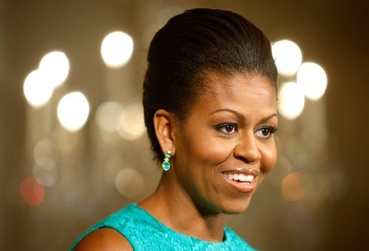
#> input picture test/images/Michelle-Obama-Getty.jpg, 369 x 251 px, shrunk from 480 x 327 before the run
$ python -i masks_to_pascalvoc.py   (imports and definitions only)
#> lines starting #> are read from the running program, lines starting #| are printed output that depends on the picture; after the words box and inside, x2 and y2 are one past the last pixel; in counts of white or black regions, pixels touching at a corner belong together
#> further down, picture is the input picture: shape (251, 369, 3); mean B, G, R 66.8, 100, 121.4
import os
from typing import MutableMapping
import cv2
import pandas as pd
from pathlib import Path
from pascal_voc_writer import Writer


# [45 lines left out: functions dir_png_files, display_image, read_image, show_contour_box, not called in this run]


def detect_contours(image, class_override=None, dual=False, debug=False):

#> called with dual = False, debug = False
    img_gray = cv2.cvtColor(image, cv2.COLOR_BGR2GRAY)
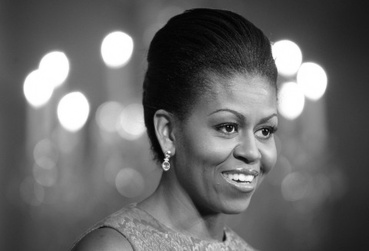
#> img_gray: shape (251, 369); min 1, max 255, mean 102.6
    ret, thresh = cv2.threshold(img_gray, 127, 255, 0)
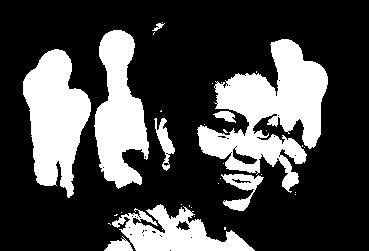
#> thresh: shape (251, 369); 27.9% white; 34 white regions (25 under 20 px)
    contours, hierarchy = cv2.findContours(thresh, cv2.RETR_TREE, cv2.CHAIN_APPROX_SIMPLE)
#> contours = 78 contours, 66 with area under 20; largest, box (x1, y1, x2, y2) and area: (197, 39, 328, 193) 9102, (23, 49, 91, 198) 6006, (94, 30, 149, 189) 5104, (112, 204, 255, 251) 3198, (221, 174, 264, 211) 626

    if len(contours) > 2:
        print("Found image with more than 2 contours.")

    img_w = img_gray.shape[1]
#> img_w = 369

    contours_data = []
    centers = []

    for cnt in contours:
        # x,y => left, top
        x, y, w, h = cv2.boundingRect(cnt)

        cnt_class = "human-ear" if (class_override is None) else class_override

        if dual:
            # distinguish between left and right ear detection
            # dataset specific - max 2 ears in an images
            dist_left_edge = x
            dist_right_edge = img_w - (x + w)
            ear_type_ext = "right" if dist_left_edge <= dist_right_edge else "left"
            cnt_class = "-".join([cnt_class, ear_type_ext])
            centers.append(x + int(w / 2))

        if debug:
            show_contour_box(image, cnt, cnt_class)

        contours_data.append([cnt_class, [x, y, w, h]])
#> this loop made 78 passes
#> (x, y, w, h) on passes 1, 6, 7, 8, 9, 11, 12, 17, 19, 20, 21, 23: (104, 236, 29, 15), (194, 216, 1, 1), (114, 214, 4, 2), (121, 212, 1, 1), (191, 207, 1, 1), (181, 204, 1, 1), (112, 204, 143, 47), (129, 233, 4, 3), (151, 230, 6, 4), (144, 229, 4, 3), (142, 229, 3, 4), (175, 220, 16, 11)
#> (cnt, x, y, w, h) on passes 2, 3, 4, 5, 10, 13: ([[124, 240], [125, 239], [126, 240], [125, 241]], 124, 239, 3, 3), ([[123, 239], [124, 238], [125, 239], [124, 240]], 123, 238, 3, 3), ([[224, 227], [224, 229], [225, 229], [225, 227]], 224, 227, 2, 3), ([[108, 223], [109, 223], [110, 224], [109, 223]], 108, 223, 3, 2), ([[189, 205], [189, 206]], 189, 205, 1, 2), ([[190, 237], [191, 236], [192, 237], [191, 238]], 190, 236, 3, 3)
#> after the loop, centers = []; contours_data = 78 items

    # TODO: validate - do not accept two of same class (when dual)
    if len(contours) == 2 and dual:
        if centers[0] <= centers[1]:
            contours_data[0][0] = contours_data[0][0].replace("-left", "-right")
            contours_data[1][0] = contours_data[1][0].replace("-right", "-left")
        else:
            contours_data[0][0] = contours_data[0][0].replace("-right", "-left")
            contours_data[1][0] = contours_data[1][0].replace("-left", "-right")

    return contours_data


# [127 lines left out: functions convert_bbox_opencv_to_pascal, create_pascal_voc_xml, run_annotation_conversion, read_annotation_ids, main, not called in this run]


# [2 lines not run here, left out]

>>> import cv2
>>> picture = cv2.imread('../../test/images/Michelle-Obama-Getty.jpg')
>>> result = detect_contours(picture)
#> result = 78 items
